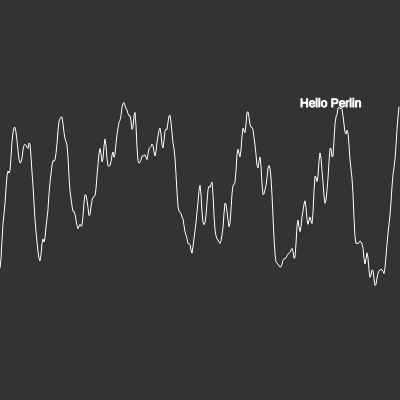
Frame 1 (no input)
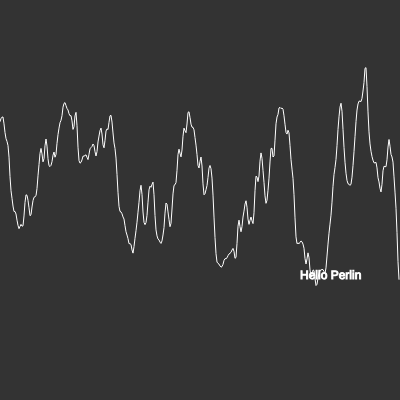
Frame 60 (no input)
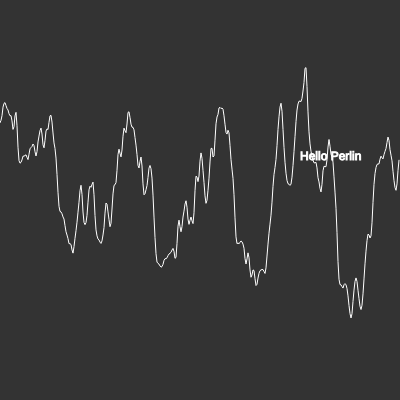
Frame 120 (the mouse pressed at the canvas centre since frame 60)

The p5.js sketch that drew these frames (run headless with seeded random() and noise() and a simulated clock; from frame 60 on, the mouse is pressed at the canvas centre):

// p5.js sketch
// ── sketch.js
// Declare global variables for increment and start
var inc = 0.05;
var start = 0;

// Set up the canvas
function setup() {
    createCanvas(400, 400);
}

// Main drawing function
function draw() {
    // Set background color
    background(51);

    // Set stroke color
    stroke(255);

    // Do not fill the shape
    noFill();

    // Begin drawing the shape
    beginShape();

    // Initialize xoff variable
    var xoff = start;

    // Loop through the width of the canvas
    for (var x = 0; x < width; x++) {
        stroke(255);

        // Calculate the y value using Perlin noise
        var y = noise(xoff) * height;

        // Set the vertex of the shape
        vertex(x, y);

        // Increment xoff
        xoff += inc;
    }

    // End drawing the shape
    endShape();

    // Increment start
    start += inc;

    // Set fill color for the text
    fill(255);

    // Display text "pago facil" at the specified position
    text("Hello Perlin", x - 100, y);
}
